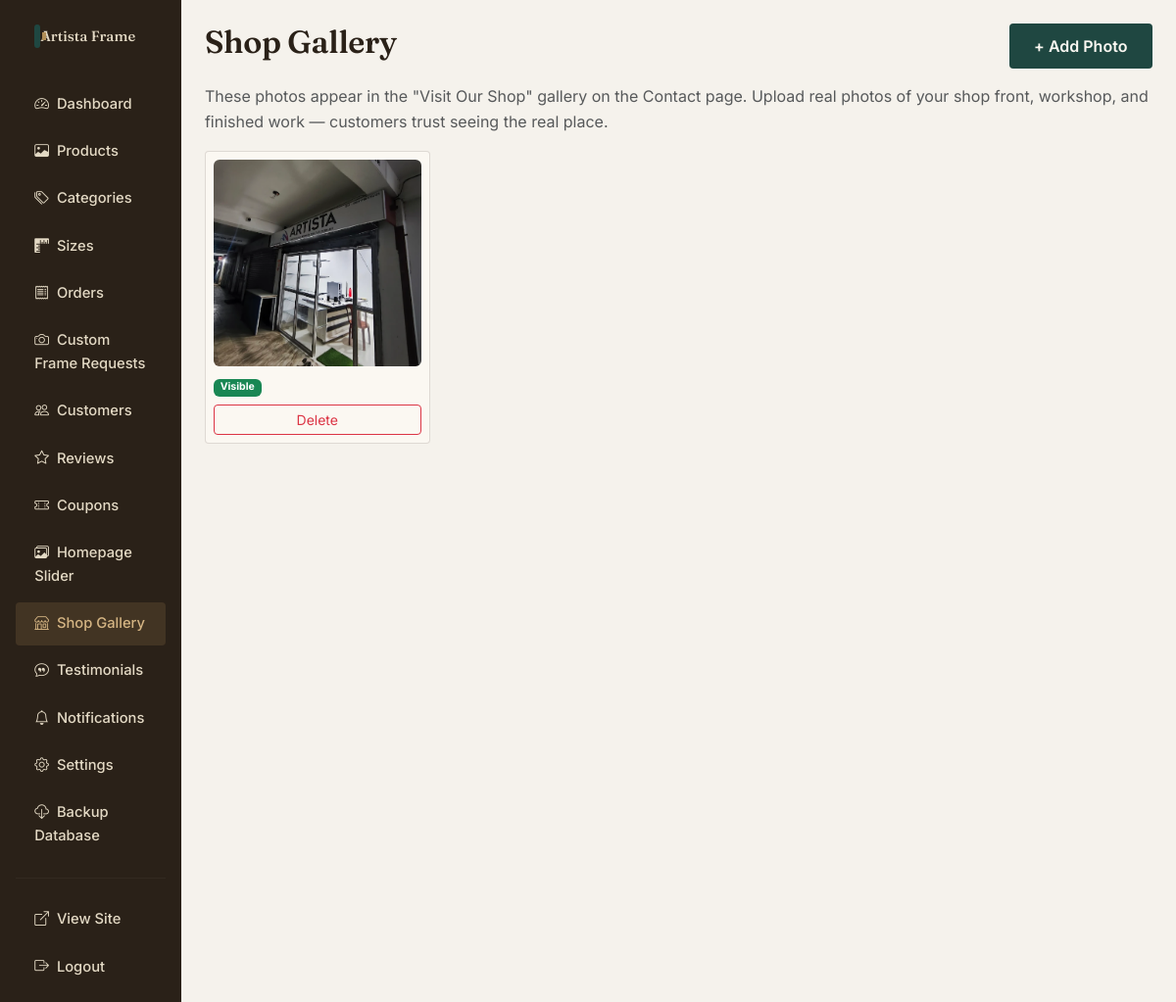
/admin/gallery (signed in), run on the app's committed database.
### app/models.py (models this page shows)
class GalleryImage(db.Model):
    __tablename__ = "gallery_images"
    id = db.Column(db.Integer, primary_key=True)
    image = db.Column(db.String(255), nullable=False)
    caption = db.Column(db.String(150))
    is_active = db.Column(db.Boolean, default=True)
    display_order = db.Column(db.Integer, default=0)
    created_at = db.Column(db.DateTime, default=datetime.utcnow)

### app/admin/routes.py (the view)
@admin_bp.route("/gallery")
@admin_required
def gallery():
    items = GalleryImage.query.order_by(GalleryImage.display_order, GalleryImage.id).all()
    return render_template("admin/gallery.html", images=items)

### app/admin/routes.py (called while the page is built)
def admin_required(f):
    @wraps(f)
    def wrapper(*args, **kwargs):
        if not current_user.is_authenticated or not current_user.is_admin:
            flash("Admin access required.", "danger")
            return redirect(url_for("admin.login"))
        return f(*args, **kwargs)
    return wrapper

### app/templates/admin/gallery.html (shortened to what this page needs)
{% extends "admin/base.html" %}
{% block admin_content %}
<div class="d-flex justify-content-between align-items-center mb-3">
  <h2>Shop Gallery</h2>
  <a href="{{ url_for('admin.add_gallery_image') }}" class="btn btn-primary-brand">+ Add Photo</a>
</div>
<p class="text-muted">These photos appear in the "Visit Our Shop" gallery on the Contact page. Upload real photos of your shop front, workshop, and finished work — customers trust seeing the real place.</p>
<div class="row g-3">
  {% for img in images %}
  <div class="col-md-3 col-6">
    <div class="card-brand p-2">
      <img src="{{ url_for('static', filename=img.image) }}" style="width:100%; aspect-ratio:1/1; object-fit:cover;" class="rounded mb-2">
      <p class="small mb-2">{% if img.is_active %}<span class="badge bg-success">Visible</span>{% else %}<span class="badge bg-secondary">Hidden</span>{% endif %}</p>
      <form action="{{ url_for('admin.delete_gallery_image', image_id=img.id) }}" method="post">
        <button class="btn btn-sm btn-outline-danger w-100">Delete</button>
      </form>
    </div>
  </div>
  {% else %}
  <p class="text-muted">No shop photos yet. Add a few real photos of your shop front, workshop, or team!</p>
  {% endfor %}
</div>
{% endblock %}

### app/static/css/style.css (style rules this page uses)
:root { --plaster: #EDE6D6; --plaster-deep: #E3D9C4; --walnut: #2A2118; --walnut-soft: #55483A; --teal: #1F4741; --teal-deep: #163430; --brass: #B08D57; --brass-light: #D4B483; --clay: #B5522F; --ivory: #FBF8F2; --line: rgba(42, 33, 24, 0.14); --radius: 4px; --shadow-soft: 0 8px 24px rgba(42, 33, 24, 0.10); --shadow-lift: 0 16px 40px rgba(42, 33, 24, 0.18); }
* { box-sizing: border-box; }
html { scroll-behavior: smooth; }
body { font-family: 'Inter', -apple-system, sans-serif; background: var(--plaster); color: var(--walnut); line-height: 1.6; -webkit-font-smoothing: antialiased; }
h1, h2, h3, h4, .display-font { font-family: 'Fraunces', Georgia, serif; font-weight: 600; color: var(--walnut); letter-spacing: -0.01em; }
a { color: var(--teal); text-decoration: none; }
.btn-primary-brand { background: var(--teal); color: var(--ivory); border: none; border-radius: var(--radius); padding: 0.7rem 1.6rem; font-weight: 600; transition: transform 0.15s ease, background 0.15s ease; }
.card-brand { background: var(--ivory); border: 1px solid var(--line); border-radius: var(--radius); }
.admin-body { background: #F5F2EC; }

### data on the page
GalleryImage: image (picture), is_active "Visible"

### other printed values
{{ site.shop_name }} "Artista Frame"
